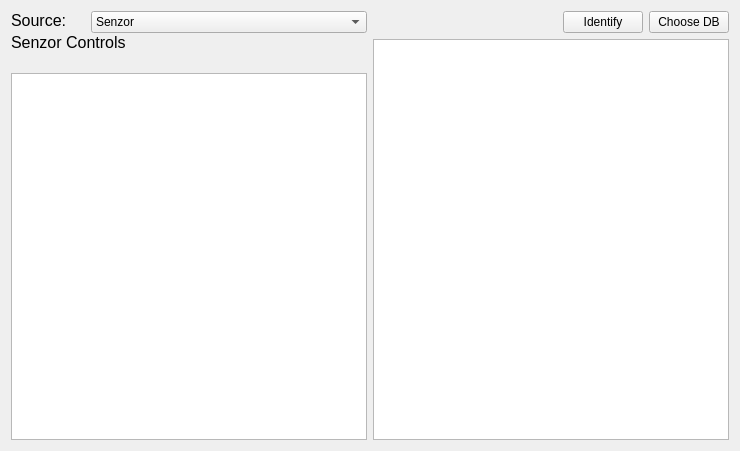
<?xml version="1.0" encoding="UTF-8"?>
<ui version="4.0">
 <class>Identification</class>
 <widget class="QWidget" name="Identification">
  <property name="geometry">
   <rect>
    <x>0</x>
    <y>0</y>
    <width>740</width>
    <height>451</height>
   </rect>
  </property>
  <property name="windowTitle">
   <string>Identification</string>
  </property>
  <layout class="QHBoxLayout" name="horizontalLayout">
   <item>
    <layout class="QVBoxLayout" name="verticalLayout" stretch="0,1,1">
     <property name="spacing">
      <number>0</number>
     </property>
     <property name="sizeConstraint">
      <enum>QLayout::SetMaximumSize</enum>
     </property>
     <item>
      <layout class="QHBoxLayout" name="horizontalLayout_2">
       <item>
        <widget class="QLabel" name="label">
         <property name="maximumSize">
          <size>
           <width>80</width>
           <height>40</height>
          </size>
         </property>
         <property name="font">
          <font>
           <pointsize>12</pointsize>
          </font>
         </property>
         <property name="text">
          <string>Source:</string>
         </property>
         <property name="textFormat">
          <enum>Qt::AutoText</enum>
         </property>
         <property name="alignment">
          <set>Qt::AlignLeading|Qt::AlignLeft|Qt::AlignTop</set>
         </property>
         <property name="margin">
          <number>10</number>
         </property>
        </widget>
       </item>
       <item>
        <widget class="QComboBox" name="comboBox">
         <item>
          <property name="text">
           <string>Senzor</string>
          </property>
         </item>
         <item>
          <property name="text">
           <string>File</string>
          </property>
         </item>
        </widget>
       </item>
      </layout>
     </item>
     <item>
      <widget class="QLabel" name="label_2">
       <property name="maximumSize">
        <size>
         <width>140</width>
         <height>40</height>
        </size>
       </property>
       <property name="font">
        <font>
         <pointsize>12</pointsize>
        </font>
       </property>
       <property name="text">
        <string>Senzor Controls</string>
       </property>
       <property name="alignment">
        <set>Qt::AlignLeading|Qt::AlignLeft|Qt::AlignTop</set>
       </property>
       <property name="margin">
        <number>10</number>
       </property>
      </widget>
     </item>
     <item>
      <widget class="QGraphicsView" name="graphicsView">
       <property name="sizePolicy">
        <sizepolicy hsizetype="Expanding" vsizetype="Expanding">
         <horstretch>0</horstretch>
         <verstretch>1</verstretch>
        </sizepolicy>
       </property>
       <property name="maximumSize">
        <size>
         <width>16777215</width>
         <height>16777215</height>
        </size>
       </property>
       <property name="whatsThis">
        <string>&lt;html&gt;&lt;head/&gt;&lt;body&gt;&lt;p&gt;aSFAfaFa&lt;br/&gt;&lt;/p&gt;&lt;/body&gt;&lt;/html&gt;</string>
       </property>
       <property name="alignment">
        <set>Qt::AlignBottom|Qt::AlignLeading|Qt::AlignLeft</set>
       </property>
      </widget>
     </item>
    </layout>
   </item>
   <item>
    <layout class="QVBoxLayout" name="verticalLayout_2">
     <property name="sizeConstraint">
      <enum>QLayout::SetMaximumSize</enum>
     </property>
     <property name="leftMargin">
      <number>0</number>
     </property>
     <item>
      <layout class="QHBoxLayout" name="horizontalLayout_3">
       <item>
        <spacer name="horizontalSpacer">
         <property name="orientation">
          <enum>Qt::Horizontal</enum>
         </property>
         <property name="sizeHint" stdset="0">
          <size>
           <width>40</width>
           <height>20</height>
          </size>
         </property>
        </spacer>
       </item>
       <item>
        <widget class="QPushButton" name="pushButton">
         <property name="maximumSize">
          <size>
           <width>100</width>
           <height>16777215</height>
          </size>
         </property>
         <property name="text">
          <string>Identify</string>
         </property>
        </widget>
       </item>
       <item>
        <widget class="QPushButton" name="pushButton_2">
         <property name="maximumSize">
          <size>
           <width>100</width>
           <height>16777215</height>
          </size>
         </property>
         <property name="text">
          <string>Choose DB</string>
         </property>
        </widget>
       </item>
      </layout>
     </item>
     <item>
      <widget class="QGraphicsView" name="graphicsView_2"/>
     </item>
    </layout>
   </item>
  </layout>
 </widget>
 <resources/>
 <connections/>
</ui>
